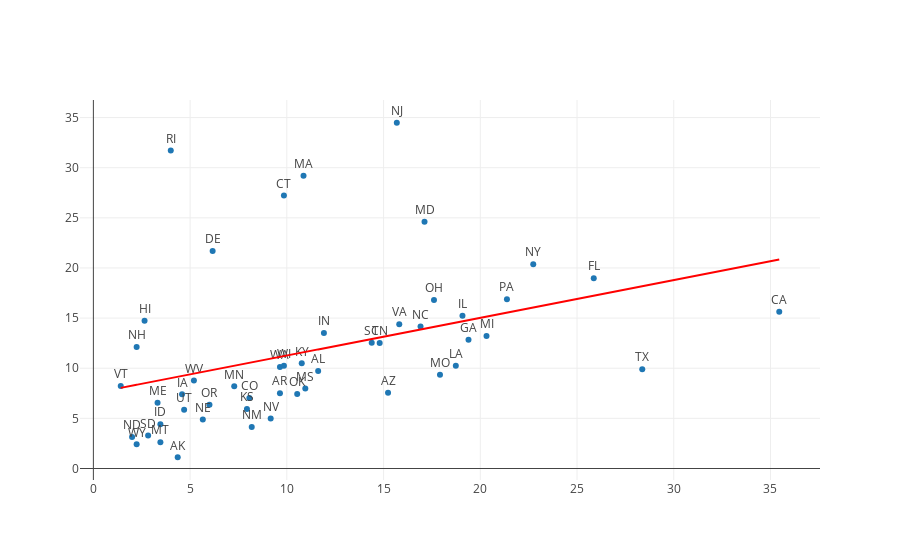

The notebook cell this image was saved under:
### Code cell
trace2 = go.Scatter(
    x=np.sqrt(stats_abbr['Total Gun Deaths']),
    y=np.sqrt(stats_abbr['Population density  (inhabitants per square mile)']),
    mode='markers+text',
    name='Lines, Markers and Text',
    text=stats_abbr['Abbreviation'],
    textposition='top center'
)


m,b = np.polyfit(np.sqrt(joinedStateChecks2010['Total Gun Deaths']), np.sqrt(joinedStateChecks2010['Population density  (inhabitants per square mile)']), 1)
bestfit_y = ((np.sqrt(joinedStateChecks2010['Total Gun Deaths'])) * m + b)

lineOfBestFit=go.Scatter(
    x=np.sqrt(joinedStateChecks2010['Total Gun Deaths']),
    y=bestfit_y,
    name='Line of best fit',
    line=dict(
        color='red',
    )
)

data = [trace2, lineOfBestFit]

layout = go.Layout(
    showlegend=False)


fig = go.Figure(data=data, layout=layout)
iplot(fig)

### Figure 1 — Plotly figure (JSON) as saved in the notebook; plotly's stock layout.template omitted (floating-point values rounded to 4 significant figures)
{"data": [{"mode": "markers+text", "name": "Lines, Markers and Text", "text": ["AL", "AK", "AZ", "AR", "CA", "CO", "CT", "DE", "FL", "GA", "HI", "ID", "IL", "IN", "IA", "KS", "KY", "LA", "ME", "MT", "NE", "NV", "NH", "NJ", "NM", "NY", "NC", "ND", "OH", "OK", "OR", "MD", "MA", "MI", "MN", "MS", "MO", "PA", "RI", "SC", "SD", "TN", "TX", "UT", "VT", "VA", "WA", "WV", "WI", "WY"], "textposition": "top center", "type": "scatter", "uid": "aa95f6ca-65a4-4149-8153-31275ddb0e7a", "x": [11.62, 4.359, 15.23, 9.644, 35.45, 8.062, 9.849, 6.164, 25.87, 19.39, 2.646, 3.464, 19.08, 11.92, 4.583, 7.937, 10.77, 18.73, 3.317, 3.464, 5.657, 9.165, 2.236, 15.68, 8.185, 22.74, 16.91, 2, 17.61, 10.54, 6, 17.12, 10.86, 20.32, 7.28, 10.95, 17.92, 21.38, 4, 14.39, 2.828, 14.8, 28.37, 4.69, 1.414, 15.81, 9.644, 5.196, 9.849, 2.236], "y": [9.729, 1.122, 7.553, 7.512, 15.63, 7.024, 27.23, 21.7, 18.98, 12.85, 14.72, 4.416, 15.23, 13.51, 7.403, 5.924, 10.49, 10.25, 6.56, 2.619, 4.896, 4.98, 12.12, 34.48, 4.142, 20.38, 14.16, 3.15, 16.81, 7.431, 6.351, 24.62, 29.19, 13.22, 8.194, 7.969, 9.341, 16.89, 31.72, 12.53, 3.295, 12.51, 9.903, 5.857, 8.23, 14.4, 10.13, 8.778, 10.26, 2.419]}, {"line": {"color": "red"}, "name": "Line of best fit", "type": "scatter", "uid": "6f8e0941-a586-4bf2-9dfe-5c79056c2807", "x": [11.62, 4.359, 15.23, 9.644, 35.45, 8.062, 9.849, 6.164, 25.87, 19.39, 2.646, 3.464, 19.08, 11.92, 4.583, 7.937, 10.77, 18.73, 3.317, 3.464, 5.657, 9.165, 2.236, 15.68, 8.185, 22.74, 16.91, 2, 17.61, 10.54, 6, 17.12, 10.86, 20.32, 7.28, 10.95, 17.92, 21.38, 4, 14.39, 2.828, 14.8, 28.37, 4.69, 1.414, 15.81, 9.644, 5.196, 9.849, 2.236], "y": [11.88, 9.148, 13.24, 11.14, 20.84, 10.54, 11.21, 9.827, 17.24, 14.8, 8.504, 8.812, 14.68, 11.99, 9.232, 10.49, 11.56, 14.55, 8.756, 8.812, 9.636, 10.96, 8.35, 13.41, 10.59, 16.06, 13.87, 8.261, 14.13, 11.47, 9.765, 13.95, 11.59, 15.15, 10.25, 11.63, 14.25, 15.55, 9.013, 12.92, 8.573, 13.07, 18.18, 9.273, 8.041, 13.46, 11.14, 9.463, 11.21, 8.35]}], "layout": {"showlegend": false}}
